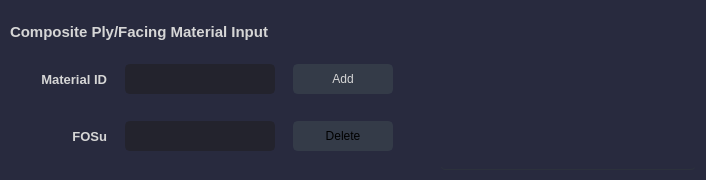
               <widget class="QFrame" name="Material_Facing_Frame">
                <property name="maximumSize">
                 <size>
                  <width>16777215</width>
                  <height>180</height>
                 </size>
                </property>
                <property name="styleSheet">
                 <string notr="true">background-color: rgb(40, 42, 62);
border-radius:10px;</string>
                </property>
                <property name="frameShape">
                 <enum>QFrame::StyledPanel</enum>
                </property>
                <property name="frameShadow">
                 <enum>QFrame::Raised</enum>
                </property>
                <layout class="QHBoxLayout" name="horizontalLayout_16">
                 <property name="spacing">
                  <number>0</number>
                 </property>
                 <property name="leftMargin">
                  <number>0</number>
                 </property>
                 <property name="topMargin">
                  <number>0</number>
                 </property>
                 <property name="rightMargin">
                  <number>0</number>
                 </property>
                 <property name="bottomMargin">
                  <number>0</number>
                 </property>
                 <item alignment="Qt::AlignHCenter">
                  <widget class="QFrame" name="Comp_Facing_Btns_Frame">
                   <property name="minimumSize">
                    <size>
                     <width>430</width>
                     <height>0</height>
                    </size>
                   </property>
                   <property name="maximumSize">
                    <size>
                     <width>430</width>
                     <height>16777215</height>
                    </size>
                   </property>
                   <property name="frameShape">
                    <enum>QFrame::NoFrame</enum>
                   </property>
                   <property name="frameShadow">
                    <enum>QFrame::Raised</enum>
                   </property>
                   <layout class="QVBoxLayout" name="verticalLayout_17">
                    <property name="spacing">
                     <number>0</number>
                    </property>
                    <property name="leftMargin">
                     <number>10</number>
                    </property>
                    <property name="topMargin">
                     <number>10</number>
                    </property>
                    <property name="rightMargin">
                     <number>10</number>
                    </property>
                    <property name="bottomMargin">
                     <number>10</number>
                    </property>
                    <item>
                     <widget class="QLabel" name="Comp_Facing_Label">
                      <property name="maximumSize">
                       <size>
                        <width>400</width>
                        <height>30</height>
                       </size>
                      </property>
                      <property name="font">
                       <font>
                        <family>Segoe UI</family>
                        <pointsize>11</pointsize>
                        <weight>75</weight>
                        <bold>true</bold>
                       </font>
                      </property>
                      <property name="styleSheet">
                       <string notr="true">color: rgb(214, 214, 214);</string>
                      </property>
                      <property name="text">
                       <string>Composite Ply/Facing Material Input</string>
                      </property>
                      <property name="alignment">
                       <set>Qt::AlignLeading|Qt::AlignLeft|Qt::AlignVCenter</set>
                      </property>
                      <property name="margin">
                       <number>0</number>
                      </property>
                      <property name="indent">
                       <number>0</number>
                      </property>
                     </widget>
                    </item>
                    <item>
                     <widget class="QFrame" name="Comp_Facing_MatID_Frame">
                      <property name="minimumSize">
                       <size>
                        <width>0</width>
                        <height>50</height>
                       </size>
                      </property>
                      <property name="maximumSize">
                       <size>
                        <width>400</width>
                        <height>50</height>
                       </size>
                      </property>
                      <property name="styleSheet">
                       <string notr="true">color: rgb(214, 214, 214);</string>
                      </property>
                      <property name="frameShape">
                       <enum>QFrame::StyledPanel</enum>
                      </property>
                      <property name="frameShadow">
                       <enum>QFrame::Raised</enum>
                      </property>
                      <layout class="QHBoxLayout" name="horizontalLayout_18">
                       <property name="spacing">
                        <number>10</number>
                       </property>
                       <item>
                        <widget class="QLabel" name="CompFacing_MatID_Label">
                         <property name="minimumSize">
                          <size>
                           <width>50</width>
                           <height>0</height>
                          </size>
                         </property>
                         <property name="maximumSize">
                          <size>
                           <width>80</width>
                           <height>16777215</height>
                          </size>
                         </property>
                         <property name="font">
                          <font>
                           <family>Segoe UI</family>
                           <pointsize>10</pointsize>
                           <weight>75</weight>
                           <bold>true</bold>
                          </font>
                         </property>
                         <property name="text">
                          <string>Material ID</string>
                         </property>
                         <property name="alignment">
                          <set>Qt::AlignRight|Qt::AlignTrailing|Qt::AlignVCenter</set>
                         </property>
                        </widget>
                       </item>
                       <item>
                        <widget class="QLineEdit" name="CompFacing_MatID_LineEdit">
                         <property name="minimumSize">
                          <size>
                           <width>150</width>
                           <height>30</height>
                          </size>
                         </property>
                         <property name="maximumSize">
                          <size>
                           <width>150</width>
                           <height>30</height>
                          </size>
                         </property>
                         <property name="font">
                          <font>
                           <family>Segoe UI</family>
                           <pointsize>9</pointsize>
                          </font>
                         </property>
                         <property name="styleSheet">
                          <string notr="true">QLineEdit {
	background-color: rgb(35, 35, 45);
	border-radius: 5px;
	border: 2px solid rgb(35, 35, 45);
	padding-left: 10px;
}
QLineEdit:hover {
	border: 2px solid rgb(64, 71, 88);
}
QLineEdit:focus {
	border: 2px solid rgb(91, 101, 124);
}</string>
                         </property>
                        </widget>
                       </item>
                       <item>
                        <widget class="QPushButton" name="CompFacing_Add_Btn">
                         <property name="minimumSize">
                          <size>
                           <width>100</width>
                           <height>30</height>
                          </size>
                         </property>
                         <property name="maximumSize">
                          <size>
                           <width>100</width>
                           <height>30</height>
                          </size>
                         </property>
                         <property name="styleSheet">
                          <string notr="true">QPushButton {
	border: 2px solid rgb(52, 59, 72);
	border-radius: 5px;	
	background-color: rgb(52, 59, 72);
}
QPushButton:hover {
	background-color: rgb(57, 65, 80);
	border: 2px solid rgb(61, 70, 86);
}
QPushButton:pressed {	
	background-color: rgb(217, 4, 41);
	border: 2px solid rgb(43, 50, 61);
}</string>
                         </property>
                         <property name="text">
                          <string>Add</string>
                         </property>
                        </widget>
                       </item>
                      </layout>
                     </widget>
                    </item>
                    <item>
                     <widget class="QFrame" name="Comp_Facing_FOSu_Frame">
                      <property name="minimumSize">
                       <size>
                        <width>0</width>
                        <height>50</height>
                       </size>
                      </property>
                      <property name="maximumSize">
                       <size>
                        <width>400</width>
                        <height>50</height>
                       </size>
                      </property>
                      <property name="frameShape">
                       <enum>QFrame::StyledPanel</enum>
                      </property>
                      <property name="frameShadow">
                       <enum>QFrame::Raised</enum>
                      </property>
                      <layout class="QHBoxLayout" name="horizontalLayout_19">
                       <property name="spacing">
                        <number>10</number>
                       </property>
                       <item>
                        <widget class="QLabel" name="CompFacing_FOSu_Label">
                         <property name="minimumSize">
                          <size>
                           <width>80</width>
                           <height>0</height>
                          </size>
                         </property>
                         <property name="maximumSize">
                          <size>
                           <width>50</width>
                           <height>16777215</height>
                          </size>
                         </property>
                         <property name="font">
                          <font>
                           <family>Segoe UI</family>
                           <pointsize>10</pointsize>
                           <weight>75</weight>
                           <bold>true</bold>
                          </font>
                         </property>
                         <property name="styleSheet">
                          <string notr="true">color: rgb(214, 214, 214);</string>
                         </property>
                         <property name="text">
                          <string>FOSu</string>
                         </property>
                         <property name="alignment">
                          <set>Qt::AlignRight|Qt::AlignTrailing|Qt::AlignVCenter</set>
                         </property>
                        </widget>
                       </item>
                       <item>
                        <widget class="QLineEdit" name="CompFacing_FOSu_LineEdit">
                         <property name="minimumSize">
                          <size>
                           <width>150</width>
                           <height>30</height>
                          </size>
                         </property>
                         <property name="maximumSize">
                          <size>
                           <width>150</width>
                           <height>30</height>
                          </size>
                         </property>
                         <property name="font">
                          <font>
                           <family>Segoe UI</family>
                           <pointsize>9</pointsize>
                          </font>
                         </property>
                         <property name="styleSheet">
                          <string notr="true">QLineEdit {
	background-color: rgb(35, 35, 45);
	border-radius: 5px;
	border: 2px solid rgb(35, 35, 45);
	padding-left: 10px;
}
QLineEdit:hover {
	border: 2px solid rgb(64, 71, 88);
}
QLineEdit:focus {
	border: 2px solid rgb(91, 101, 124);
}</string>
                         </property>
                        </widget>
                       </item>
                       <item>
                        <widget class="QPushButton" name="CompFacing_Del_Btn">
                         <property name="minimumSize">
                          <size>
                           <width>100</width>
                           <height>30</height>
                          </size>
                         </property>
                         <property name="maximumSize">
                          <size>
                           <width>100</width>
                           <height>30</height>
                          </size>
                         </property>
                         <property name="styleSheet">
                          <string notr="true">QPushButton {
	border: 2px solid rgb(52, 59, 72);
	border-radius: 5px;	
	background-color: rgb(52, 59, 72);
}
QPushButton:hover {
	background-color: rgb(57, 65, 80);
	border: 2px solid rgb(61, 70, 86);
}
QPushButton:pressed {	
	background-color: rgb(217, 4, 41);
	border: 2px solid rgb(43, 50, 61);
}</string>
                         </property>
                         <property name="text">
                          <string>Delete</string>
                         </property>
                        </widget>
                       </item>
                      </layout>
                     </widget>
                    </item>
                   </layout>
                  </widget>
                 </item>
                 <item>
                  <widget class="QFrame" name="Material_Facing_Table_Frame">
                   <property name="maximumSize">
                    <size>
                     <width>16777215</width>
                     <height>16777215</height>
                    </size>
                   </property>
                   <property name="frameShape">
                    <enum>QFrame::StyledPanel</enum>
                   </property>
                   <property name="frameShadow">
                    <enum>QFrame::Raised</enum>
                   </property>
                   <layout class="QHBoxLayout" name="horizontalLayout_17">
                    <property name="spacing">
                     <number>0</number>
                    </property>
                    <property name="leftMargin">
                     <number>10</number>
                    </property>
                    <property name="topMargin">
                     <number>10</number>
                    </property>
                    <property name="rightMargin">
                     <number>10</number>
                    </property>
                    <property name="bottomMargin">
                     <number>10</number>
                    </property>
                    <item>
                     <widget class="QTableWidget" name="Material_Facing_TableWidget">
                      <property name="styleSheet">
                       <string notr="true">QTableWidget {	
	background-color: rgb(40, 42, 62);
	padding: 10px;
	border-radius: 5px;
	gridline-color: rgb(44, 49, 60);
	border-bottom: 1px solid rgb(44, 49, 60);
}
QTableWidget::item{
	border-color: rgb(44, 49, 60);
	padding-left: 5px;
	padding-right: 5px;
	gridline-color: rgb(44, 49, 60);
}
QTableWidget::item:selected{
	background-color: rgb(141, 153, 174);
}
QScrollBar:horizontal {
    border: none;
    background: rgb(52, 59, 72);
    height: 14px;
    margin: 0px 21px 0 21px;
	border-radius: 0px;
}
 QScrollBar:vertical {
	border: none;
    background: rgb(52, 59, 72);
    width: 14px;
    margin: 21px 0 21px 0;
	border-radius: 0px;
 }
QHeaderView::section{
	Background-color: rgb(39, 44, 54);
	max-width: 30px;
	border: 1px solid rgb(44, 49, 60);
	border-style: none;
    border-bottom: 1px solid rgb(44, 49, 60);
    border-right: 1px solid rgb(44, 49, 60);
}
QTableWidget::horizontalHeader {	
	background-color: rgb(239, 35, 60);
}
QHeaderView::section:horizontal
{
    border: 1px solid rgb(32, 34, 42);
	background-color: rgb(27, 29, 35);
	padding: 3px;
	border-top-left-radius: 7px;
    border-top-right-radius: 7px;
}
QHeaderView::section:vertical
{
    border: 1px solid rgb(44, 49, 60);
}
</string>
                      </property>
                      <property name="frameShape">
                       <enum>QFrame::NoFrame</enum>
                      </property>
                      <property name="frameShadow">
                       <enum>QFrame::Plain</enum>
                      </property>
                     </widget>
                    </item>
                   </layout>
                  </widget>
                 </item>
                </layout>
               </widget>
